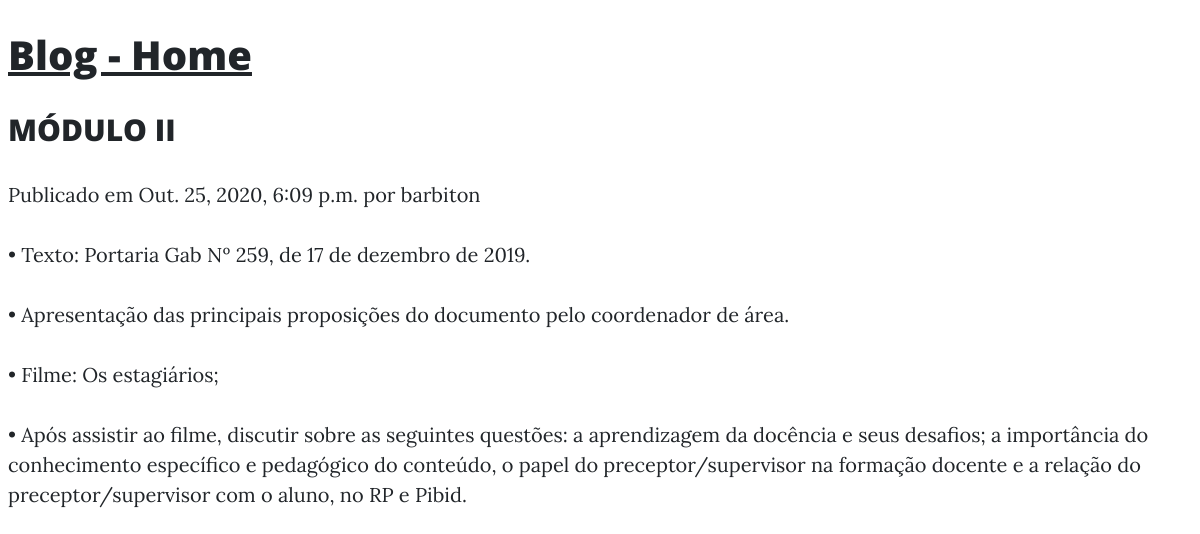
Page /modulo-ii/ on the committed database.
### blog/models.py (models this page shows, shortened)
class Post(models.Model):
    STATUS_CHOICES = (
        ('draft', 'draft'),
        ('published', 'published'),
    )
    title = models.CharField(max_length=255)
    slug = models.SlugField(max_length=250, unique=True)
    author = models.ForeignKey(User, on_delete=models.CASCADE)
    body = models.TextField()
    publish =  models.DateTimeField(default=timezone.now)
    created = models.DateTimeField(auto_now_add=True)
    updated = models.DateTimeField(auto_now=True)
    status = models.CharField(max_length=10,
                              choices=STATUS_CHOICES,
                              default='draft')
    objects = models.Manager()
    published = PublishedManager()
    class Meta:
        ordering = ("-created",)

### blog/views.py (the view)
# urls.py: path("<slug:slug>/", views.PostDetailView.as_view(), name="detail"),
class PostDetailView(DetailView):
    model = Post

### blog/templates/blog/post_detail.html (shortened to what this page needs)
{% extends "blog/base.html" %}
{% block content %}
    <div class="post-entry">
    <h2>{{ post.title }}</h2>
    <p class="date">
        Publicado em {{ post.created }} por {{ post.author }}
    </p>
    </div>
    {{ post.body|linebreaks }}
{% endblock %}

### rows in the picture
Post: title "MÓDULO II", created "Out. 25, 2020, 6:09 p.m.", author "barbiton", body "• Texto: Portaria Gab Nº 259, de 17 de dezembro de 2019. • Apresentação das principais proposições do documento pelo coordenador de área. • Filme: Os estagiários; • Após assistir ao filme, discutir sobre as seguintes questões: a aprendizagem da docência e seus desafios; a importância do conhecimento específico e pedagógico do conteúdo, o papel do preceptor/supervisor na formação docente e a relação do preceptor/supervisor com o aluno, no RP e Pibid."
